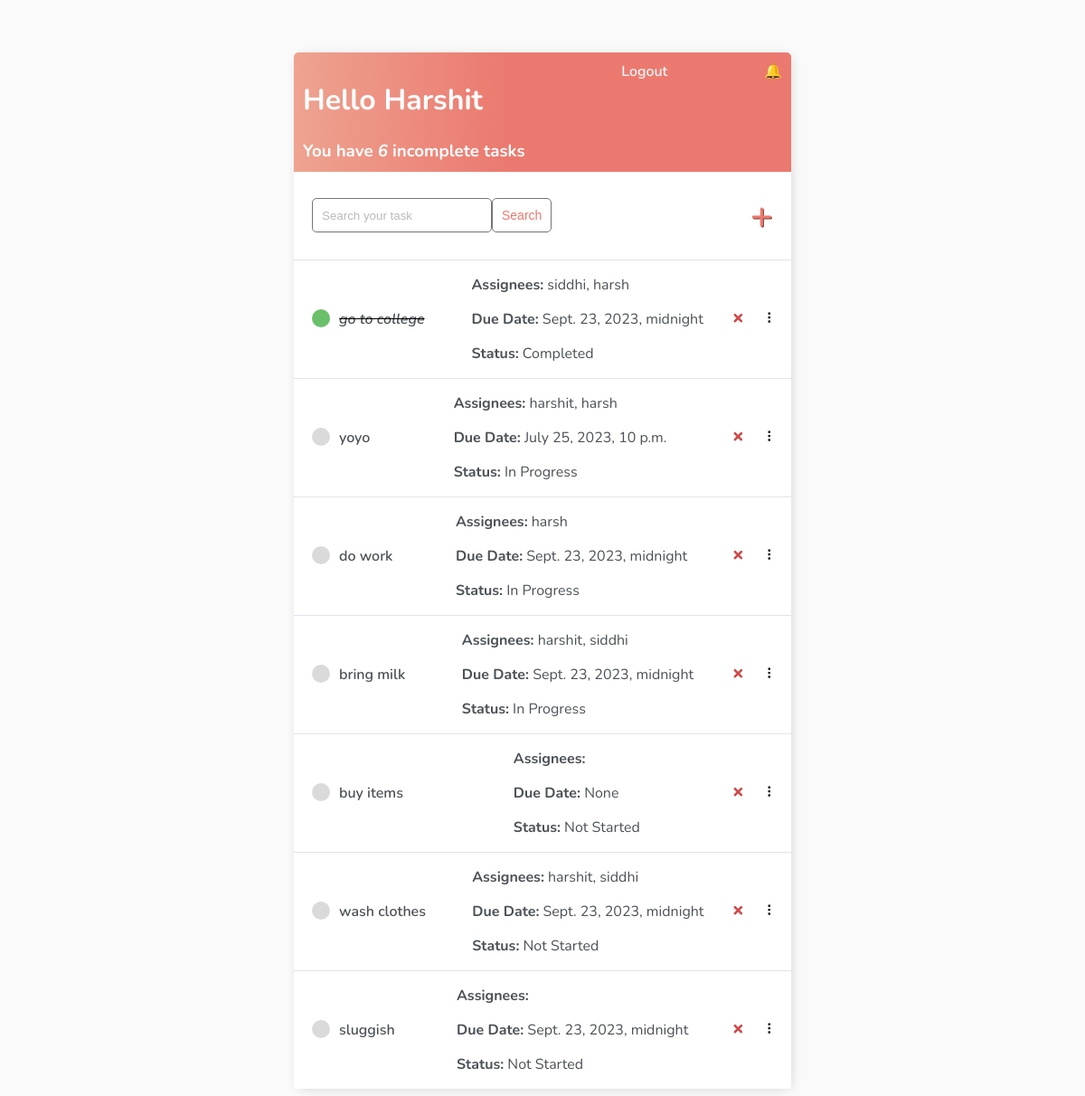
The app's page / (signed in) with its own data.
### base/models.py (models this page shows, shortened)
class Task(models.Model):
    user = models.ForeignKey(User, on_delete=models.CASCADE, null=True, blank=True)
    title = models.CharField(max_length=200)
    description = models.TextField(null=True, blank=True)
    status = models.CharField(max_length=20, choices=STATUS_CHOICES, default='Not Started')
    created = models.DateTimeField(auto_now_add=True)
    due_date = models.DateTimeField(null=True)
    assignees = models.ManyToManyField(User, default="", related_name='assigned_tasks', blank=True)
    class Meta:
        ordering = ['status']

### base/views.py (the view)
# urls.py: path('', TaskList.as_view(), name='tasks'),
class TaskList(LoginRequiredMixin, ListView):
    model = Task
    context_object_name = 'tasks'
    def get_context_data(self, **kwargs):
        context = super().get_context_data(**kwargs)
        users_in_zones = Task.objects.filter(assignees__id=self.request.user.id)
        context['count'] = context['tasks'].filter(Q(status='Not Started') | Q(status='In Progress')).count()
        search_input = self.request.GET.get('search-area') or ''
        if search_input:
            context['tasks'] = context['tasks'].filter(
                title__contains=search_input)
        context['search_input'] = search_input
        return context

### base/templates/base/task_list.html (shortened to what this page needs)
{% extends 'base/main.html' %}
{% block content %}
<div class="header-bar">
    <div>
        <h1>Hello {{request.user|title}}</h1>
        <h3 style="margin:0">You have <i>{{count}}</i> incomplete task{{ count|pluralize:"s" }}</h3>
    </div>
    {% if request.user.is_authenticated %}
    <a href="{% url 'logout' %}">Logout</a>
    <a href="{% url 'notification-list' %}">
        <span class="notification-icon">&#128276;</span>
    </a>
    {% else %}
    <a href="{% url 'login' %}">Login</a> {% endif %}
</div>
<div id="search-add-wrapper">
    <form method="GET" style="display: flex;">
        <input type='text' name='search-area' placeholder="Search your task" value="{{search_input}}">
        <input class="button" type="submit" value='Search'>
    </form>
    {% if tasks|length > 0 %}
    <a id="add-link" href="{% url 'task-create' %}">&#x2b;</a>
    {% endif %}
</div>
<div id="tasklist" class="task-items-wrapper">
    <form id="reorderForm" method="POST">
        {% for task in tasks %}
        <div class="task-wrapper" data-position="{{task.pk}}">
            <div class="task-title">
                {% if task.status == "Completed" %}
                <div class="task-complete-icon"></div>
                <i><s><a href="{% url 'task-update' task.id %}">{{task.title}}</a></s></i> {% else %}
                <div class="task-incomplete-icon"></div>
                <a href="{% url 'task-update' task.id %}">{{task.title}}</a> {% endif %}
            </div>
            <div class="task-details">
               <p><strong>Assignees:</strong>
                    {% for assignee in task.assignees.all %}
                        {{ assignee.username }}{% if not forloop.last %}, {% endif %}
                    {% endfor %}
                </p>
                <p><strong>Due Date:</strong> {{ task.due_date }}</p>
                <p><strong>Status:</strong> {{ task.status }}</p>
            </div>
            <div class="task-controls">
                <a class="delete-link" href="{% url 'task-delete' task.id %}">&#215;</a>
                <span class="handle">&nbsp;&#10247;</span>
            </div>
        </div>
        {% empty %}
        <div style="text-align: center; padding-bottom: 10px; line-height: 1em;">
            <h3>No new tasks are created.</h3>
            <h3>Create a <a style="text-decoration: none; color: #e53935;" href="{% url 'task-create' %}">New task</a>
                ! </h3>
        </div>
        {% endfor %}
    </form>
</div>
{% endblock content %}

### base/templates/base/main.html (shortened to what this page needs)
<!DOCTYPE html>
<html lang="en">
<head>
</head>
<body>
    <div class="container">
        {% block content %} {% endblock content %}
    </div>
</body>
</html>

### base/templates/base/main.html (style rules this page uses)
body { background-color: #FAFAFA; font-family: 'Nunito', sans-serif; padding-top: 50px; }
h1, h2, h3, h4, h5, h6, { font-family: 'Raleway', sans-serif; }
a, p { color: #4b5156 }
a { font-weight: 600; }
.container { max-width: 550px; margin: auto; background-color: #fff; -webkit-box-shadow: 2px 2px 13px -4px rgba(0, 0, 0, 0.21); box-shadow: 2px 2px 13px -4px rgba(0, 0, 0, 0.21); }
input { outline: none; border: none; }
.header-bar { display: flex; justify-content: space-between; color: #fff; padding: 10px; border-radius: 5px 5px 0 0; background: linear-gradient(90deg, #EEA390 0%, #EB796F 43%, #EB796F 100%); }
.header-bar a { color: rgb(247, 247, 247); text-decoration: none; }
.task-wrapper { display: flex; align-items: center; justify-content: space-between; background-color: #fff; border-top: 1px solid #dfe4ea; overflow: hidden; }
.task-title { display: flex; padding: 20px; }
.task-title a { text-decoration: none; color: #4b5156; margin-left: 10px; }
.task-complete-icon { height: 20px; width: 20px; background-color: rgb(105, 192, 105); border-radius: 50%; }
.task-incomplete-icon { height: 20px; width: 20px; background-color: rgb(218, 218, 218); border-radius: 50%; }
.delete-link { text-decoration: none; font-weight: 900; color: #cf4949; font-size: 22px; line-height: 0; padding: 20px 0px; }
.handle { display: inline-block; padding: 20px 16px; cursor: grab; user-select: none; }
.handle:after, .handle:before { display: block; content: ""; }
#add-link { color: #EB796F; text-decoration: none; font-size: 42px; text-shadow: 1px 1px #81413b; }
#search-add-wrapper { display: flex; justify-content: space-between; align-items: center; padding: 20px; }
input[type=text], input[type=password], textarea { border: 1px solid #757575; border-radius: 5px; padding: 10px; width: 90%; }
::placeholder { font-weight: 300; opacity: 0.5; }
.button { border: 1px solid #757575; background-color: #FFF; color: #EB796F; padding: 10px; font-size: 14px; border-radius: 5px; cursor: pointer; text-decoration: none; }

### records on screen
Task: title "go to college", due_date "Sept. 23, 2023, midnight", status "Completed"
Task: title "yoyo", due_date "July 25, 2023, 10 p.m.", status "In Progress"
Task: title "do work", due_date "Sept. 23, 2023, midnight", status "In Progress"
Task: title "bring milk", due_date "Sept. 23, 2023, midnight", status "In Progress"
Task: title "buy items", due_date "None", status "Not Started"
Task: title "wash clothes", due_date "Sept. 23, 2023, midnight", status "Not Started"
Task: title "sluggish", due_date "Sept. 23, 2023, midnight", status "Not Started"

### other values on screen
{{ request.user|title }} "Harshit"
{{ count }} "6"
{{ assignee.username }} "siddhi"
{{ assignee.username }} "harsh"
{{ assignee.username }} "harshit"
